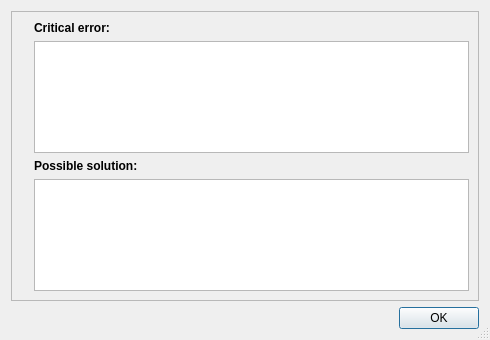
<ui version="4.0" >
 <class>ErrorDialog</class>
 <widget class="QDialog" name="ErrorDialog" >
  <property name="geometry" >
   <rect>
    <x>0</x>
    <y>0</y>
    <width>490</width>
    <height>340</height>
   </rect>
  </property>
  <property name="minimumSize" >
   <size>
    <width>490</width>
    <height>340</height>
   </size>
  </property>
  <property name="windowTitle" >
   <string>Error</string>
  </property>
  <property name="sizeGripEnabled" >
   <bool>true</bool>
  </property>
  <layout class="QGridLayout" >
   <item row="0" column="0" >
    <layout class="QVBoxLayout" >
     <item>
      <widget class="QFrame" name="frame" >
       <property name="frameShape" >
        <enum>QFrame::StyledPanel</enum>
       </property>
       <property name="frameShadow" >
        <enum>QFrame::Raised</enum>
       </property>
       <layout class="QGridLayout" >
        <item row="0" column="0" >
         <widget class="QLabel" name="label" >
          <property name="text" >
           <string/>
          </property>
          <property name="pixmap" >
           <pixmap resource="../audex.qrc" >:/buttons/images/error.png</pixmap>
          </property>
         </widget>
        </item>
        <item row="0" column="1" >
         <layout class="QVBoxLayout" >
          <item>
           <widget class="QLabel" name="label_2" >
            <property name="font" >
             <font>
              <weight>75</weight>
              <bold>true</bold>
             </font>
            </property>
            <property name="text" >
             <string>Critical error:</string>
            </property>
           </widget>
          </item>
          <item>
           <widget class="QTextEdit" name="textEdit" >
            <property name="readOnly" >
             <bool>true</bool>
            </property>
           </widget>
          </item>
          <item>
           <widget class="QLabel" name="label_3" >
            <property name="font" >
             <font>
              <weight>75</weight>
              <bold>true</bold>
             </font>
            </property>
            <property name="text" >
             <string>Possible solution:</string>
            </property>
           </widget>
          </item>
          <item>
           <widget class="QTextEdit" name="textEdit_2" >
            <property name="readOnly" >
             <bool>true</bool>
            </property>
           </widget>
          </item>
         </layout>
        </item>
       </layout>
      </widget>
     </item>
     <item>
      <layout class="QHBoxLayout" >
       <item>
        <spacer>
         <property name="orientation" >
          <enum>Qt::Horizontal</enum>
         </property>
         <property name="sizeHint" >
          <size>
           <width>40</width>
           <height>20</height>
          </size>
         </property>
        </spacer>
       </item>
       <item>
        <widget class="QPushButton" name="pushButton" >
         <property name="text" >
          <string>OK</string>
         </property>
        </widget>
       </item>
      </layout>
     </item>
    </layout>
   </item>
  </layout>
 </widget>
 <resources>
  <include location="../audex.qrc" />
 </resources>
 <connections/>
</ui>
